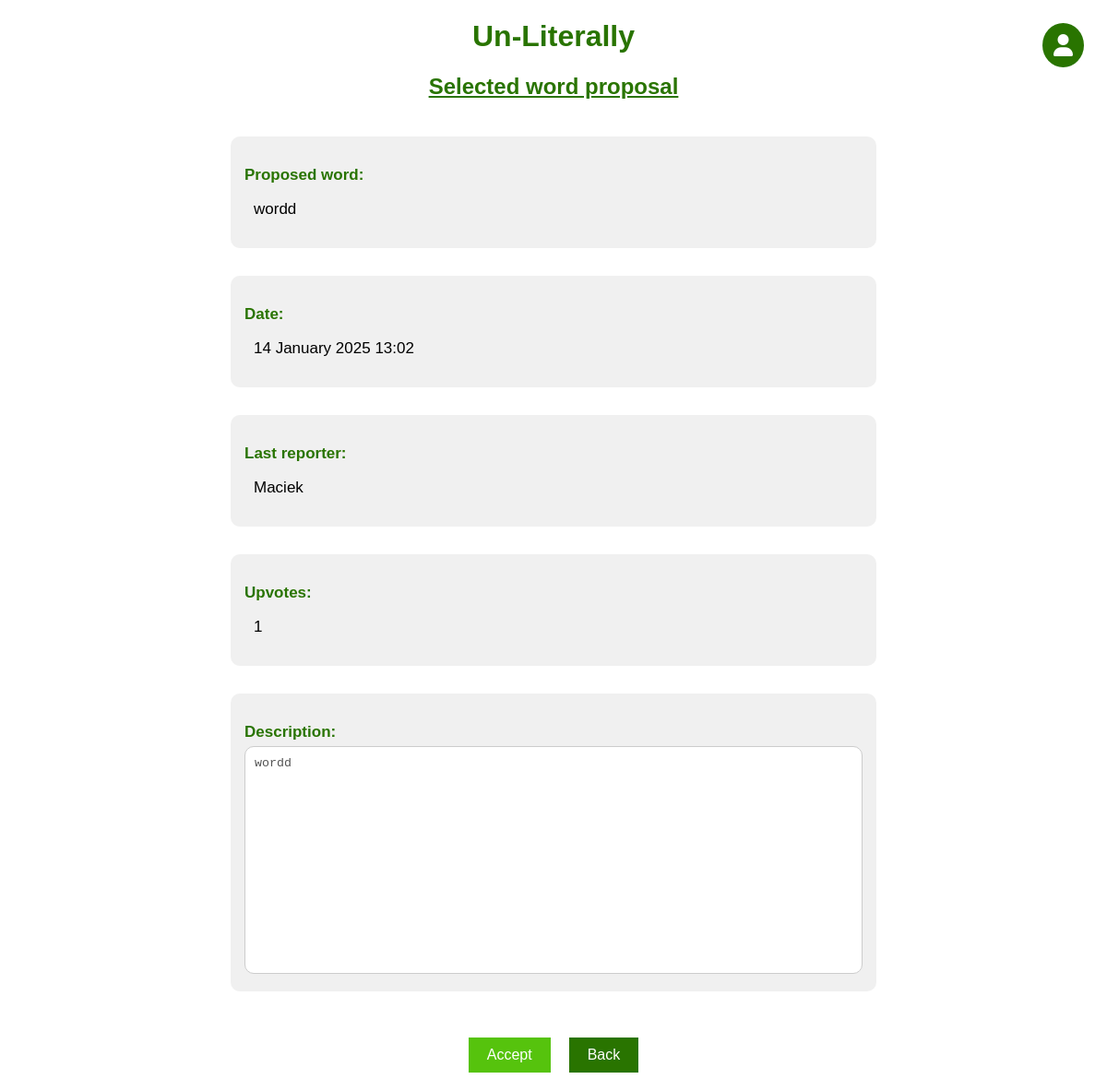
Screenshot of /show/proposal_1 (signed in) with the database file from the repository.
### app.py (models this page shows)
class Proposal(db.Model):
    id = db.Column(db.Integer, primary_key=True)
    name = db.Column(db.String(5), nullable=True, unique=True)
    date = db.Column(db.DateTime, default=datetime.utcnow)
    reasoning = db.Column(db.String(5000), nullable=True)
    user = db.Column(db.String(50), nullable=False)
    upvoted = db.Column(db.Integer, nullable=False, default=1)

### app.py (the view)
@app.route('/show/proposal_<int:id>')
@login_required
def show_proposal(id):
    if 1 == current_user.role_id:
        try:
            proposal_to_show = Proposal.query.get_or_404(id)
            return render_template('show_proposal.html', proposal=proposal_to_show)
        except Exception as e:
            title = "There was a problem looking for this proposal"
            log_events(flag='ER?', title=title, description=e)
            return render_template('error_page.html', message=title)
    else:
        title = "permission to look into proposals"
        log_events(flag='ER!', title=f'No {title}', description=None)
        return render_template('error_page.html', message=f'You dont have {title}')

### app.py (called while the page is built)
@login_manager.user_loader
def load_user(user_id):
    return User.query.get(user_id)

### templates/show_proposal.html (shortened to what this page needs)
{% extends 'base.html' %}
{% block head %}
<link rel="stylesheet" href="https://cdnjs.cloudflare.com/ajax/libs/font-awesome/6.0.0-beta3/css/all.min.css">
{% endblock %}
{% block body %}
<div class="name">
    <h1 style="text-align: center; color: #297400; font-family: Arial; font-weight: bold;">Un-Literally</h1>
    <h2 style="text-align: center; color: #297400; text-decoration: underline; font-family: Arial; font-weight: bold;">Selected word proposal</h2>
</div>
<div class="container_column">
    <div class="info_block">
        <p class="info_label">Proposed word:</p>
        <p class="info_value">{{proposal.name}}</p>
    </div>
    <div class="info_block">
        <p class="info_label">Date:</p>
        <p class="info_value">{{proposal.date.strftime("%d %B %Y %H:%M")}}</p>
    </div>
    <div class="info_block">
        <p class="info_label">Last reporter:</p>
        <p class="info_value">{{proposal.user}}</p>
    </div>
    <div class="info_block">
        <p class="info_label">Upvotes:</p>
        <p class="info_value">{{proposal.upvoted}}</p>
    </div>
    <div class="info_block">
        <p class="info_label">Description:</p>
        <textarea id="content" name="content" rows="15" cols="150" class="description_area" disabled>{{proposal.reasoning}}</textarea>
    </div>
    <div class="button-container">
        <form action="/accept_proposal_{{proposal.id}}" method="POST">
            <button type="submit" class="accept_button">Accept</button>
        </form>
        <button class="back_button_v2" onclick="window.location='/all_proposals'">Back</button>
    </div>
</div>
<div class="user-dropdown-container">
    <button class="user-icon" onclick="toggleDropdown()">
        <i class="fas fa-user"></i>
    </button>
</div>
{% endblock %}

### static/css/main.css (style rules this page uses)
body, html { margin: 0; font-family: sans-serif; background-color: #FFFFFF; }
.name { margin: 0 auto; width: 400px; }
.container_column { max-width: 800px; margin: auto; padding: 20px; display: flex; flex-wrap: wrap; justify-content: center; }
.container_column { display: flex; flex-direction: column; align-items: center; padding: 20px; margin: auto; max-width: 1000px; width: 90%; box-sizing: border-box; }
textarea { width: 100%; padding: 10px; box-sizing: border-box; resize: none; }
.button-container { display: flex; justify-content: center; gap: 20px; width: 100%; margin-top: 20px; }
button { padding: 10px 20px; font-size: 16px; border: none; cursor: pointer; transition: background-color 0.3s; }
button, input[type="submit"] { padding: 15px 40px; font-size: 18px; border: none; cursor: pointer; transition: background-color 0.3s; }
.accept_button, .back_button_v2 { padding: 10px 20px; font-size: 16px; border: none; cursor: pointer; transition: background-color 0.3s; }
.back_button_v2 { background-color: #297400; color: white; }
.accept_button { background-color: #56c30d; color: white; }
.info_block { background-color: #f0f0f0; padding: 15px; border-radius: 10px; width: 100%; box-sizing: border-box; max-width: 700px; margin-bottom: 30px; position: relative; }
.info_label { color: #297400; font-size: 17px; font-weight: bold; margin-bottom: 5px; }
.info_value { font-size: 17px; margin-left: 10px; }
.description_area { width: 100%; padding: 10px; box-sizing: border-box; resize: none; background-color: #ffffff; border-radius: 10px; border: 1px solid #cccccc; }
.user-dropdown-container { position: absolute; top: 25px; right: 25px; }
.user-icon { background-color: #297400; color: white; border: none; padding: 12px; border-radius: 50%; font-size: 24px; cursor: pointer; display: flex; align-items: center; justify-content: center; }

### rows the page displays
Proposal: name "wordd", date "14 January 2025 13:02", user "Maciek", upvoted "1", content "wordd"
